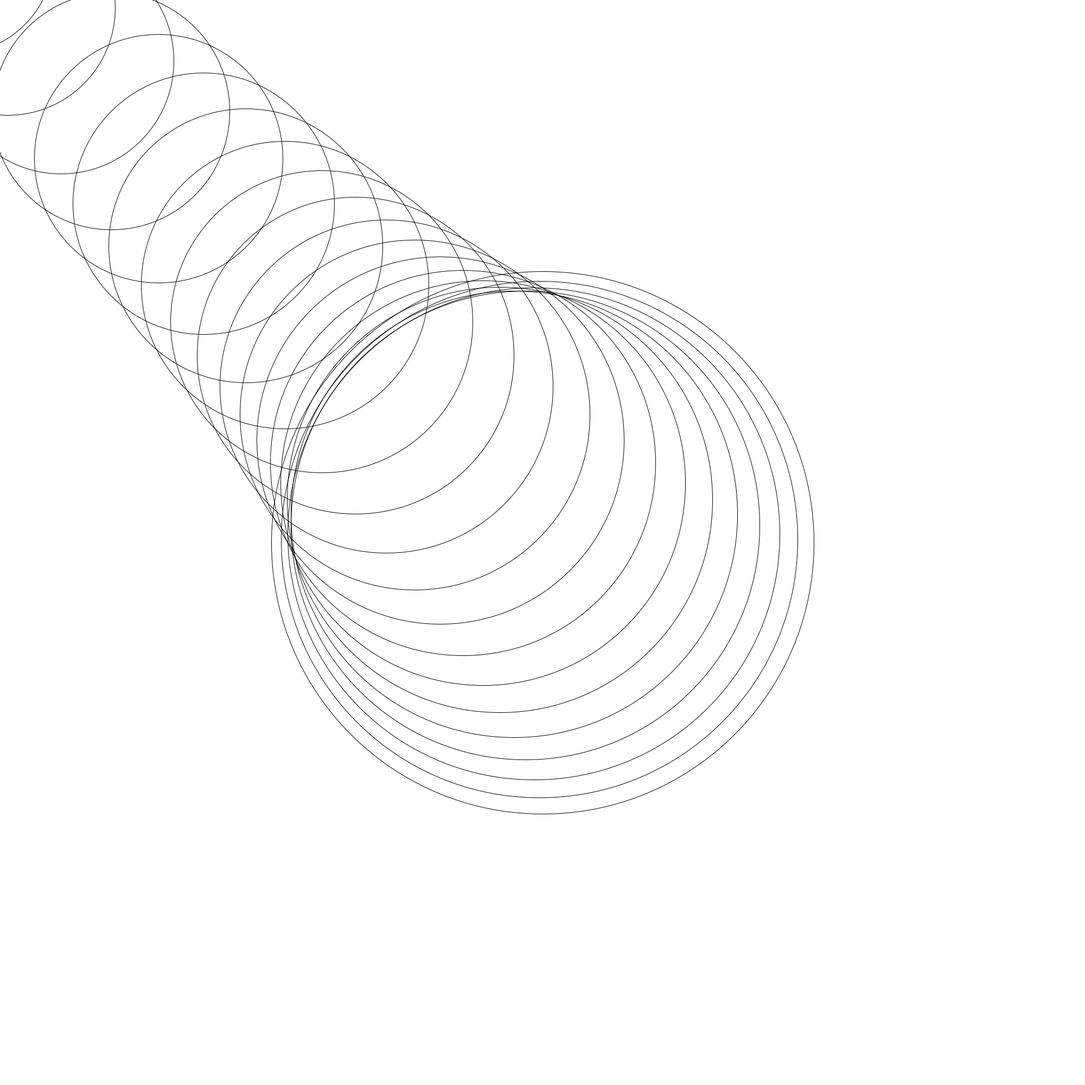
Frame 1 (no input)
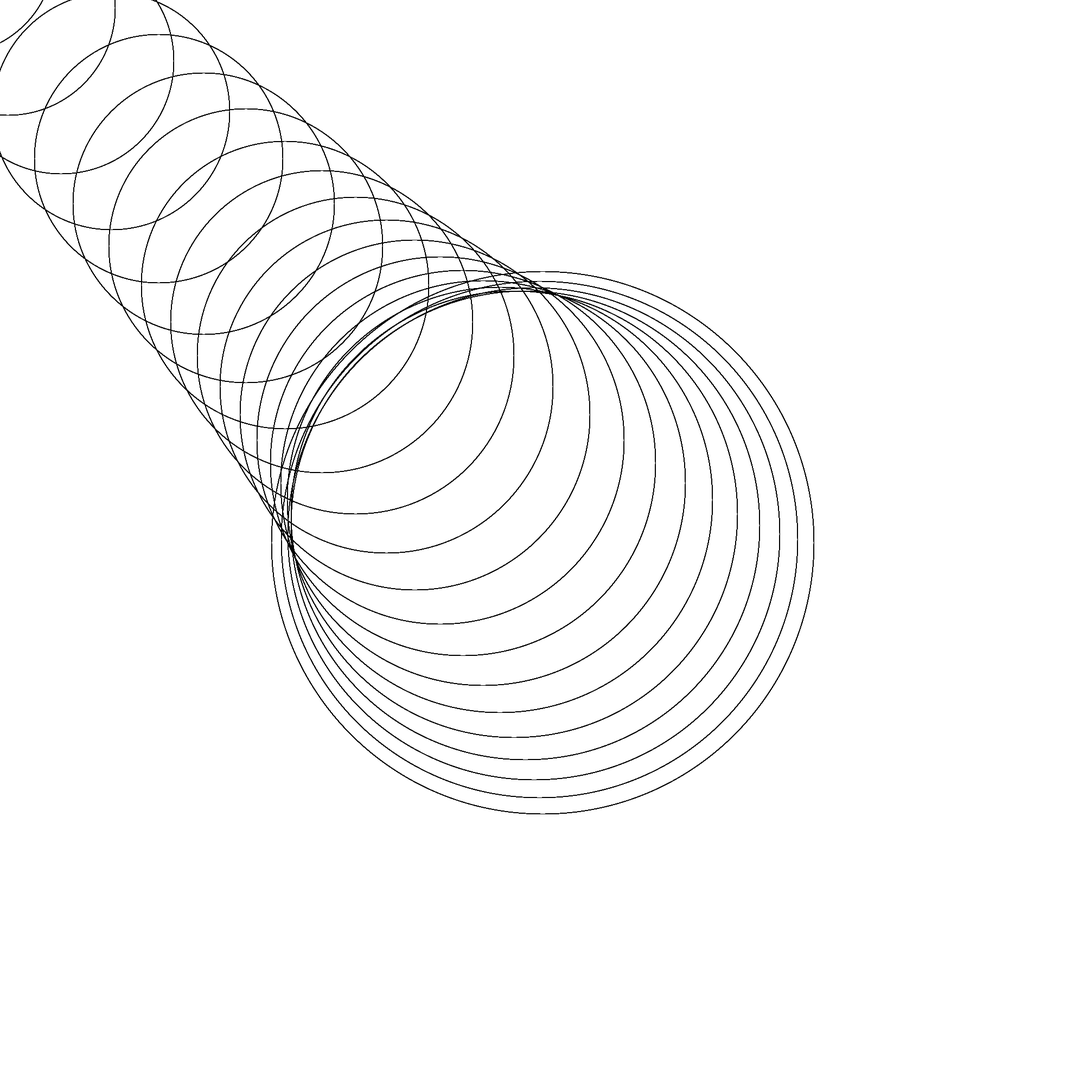
Frame 60 (the mouse pressed at the canvas centre just before this capture)
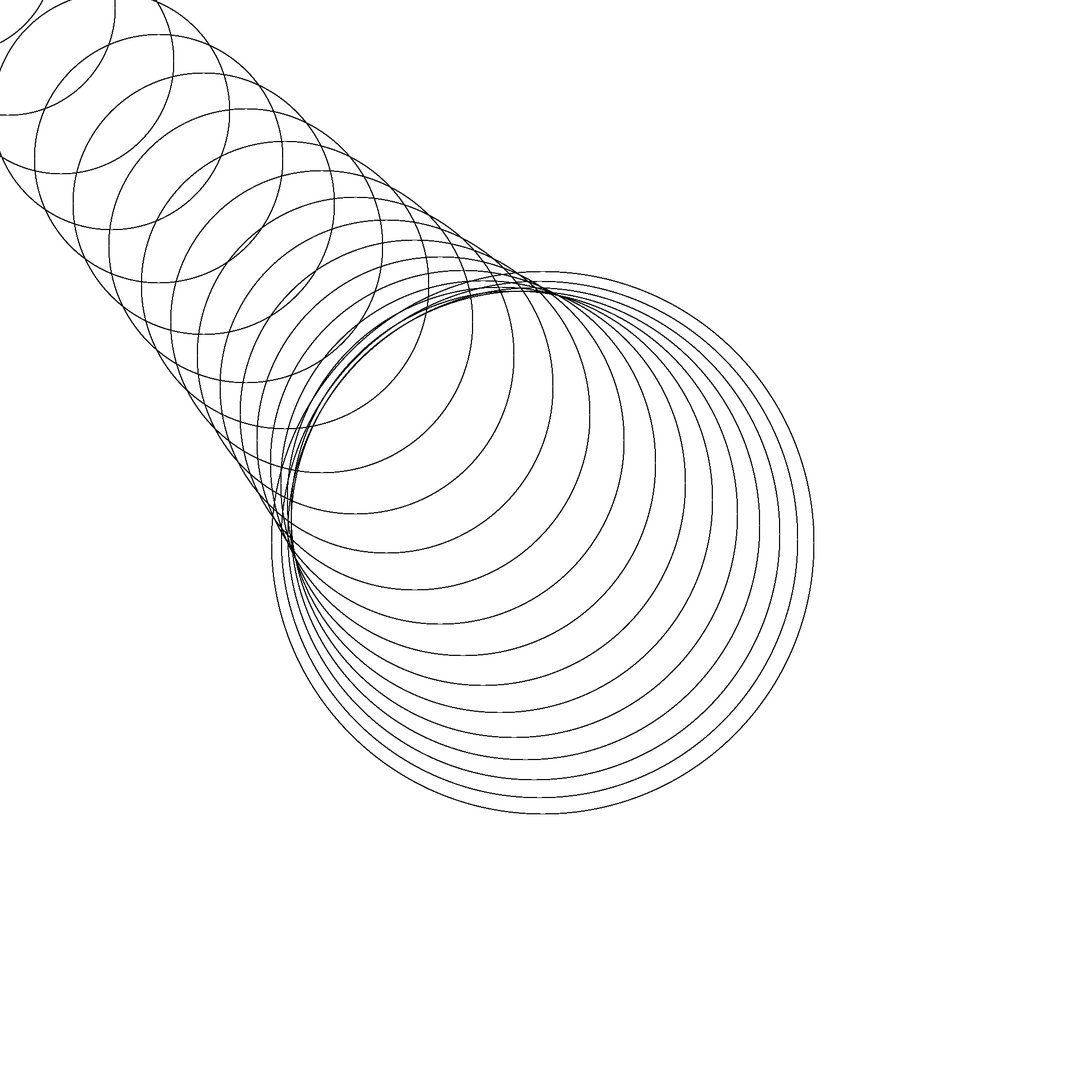
Frame 120 (the mouse held since frame 60 and released just before this capture)

The Processing sketch that drew these frames (run headless with seeded random() and noise(); from frame 60 on, the mouse is pressed at the canvas centre):

// Processing sketch: ex4_5
// ── ex4_5.pde
void setup() {
  size(2000, 2000);
  background(255);
  stroke(0);
}

void draw() {
  Circle(1, 1000.0, 1000, 1000);
  save("ex4_5.jpg");
}

void Circle(int n, float r, float x, float y)
{
  if (n<100) {
    noFill();
    ellipse(x, y, r, r);
    Circle(n+1, r/1.05, x-sin(n*3.141592/180)*300, y-sin(n*3.141592/180)*300);
  }
}
